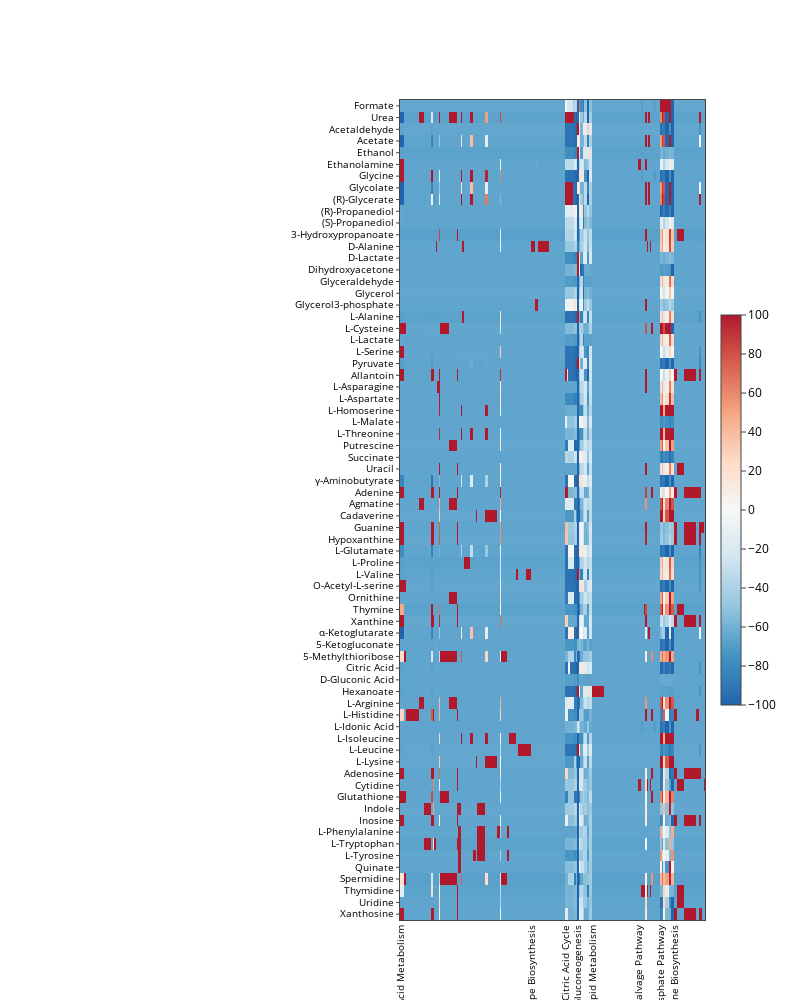

Write notebook code for a chart like this one.
### Code cell
layout = go.Layout(height=1000,
                   width=800,
                   margin=dict(l=400),
                   xaxis=dict(#title='Product',
                              #titlefont=dict(family='Arial', size=18, color='black'),
                              showline=True,
                              mirror=True,
                              ticks='outside',
                              ticklen=0,
                              nticks=1,
                              tickfont=dict(size=10, color='black'),
                              ticktext=subsystem_labels,
                              tickvals=expression_change_df.index,
                              tickangle=-90),
                   yaxis=dict(#title='Product',
                              #titlefont=dict(family='Arial', size=18, color='black'),
                              showline=True,
                              mirror=True,
                              ticks='outside',
                              ticklen=3,
                              tickfont=dict(size=9.5, color='black')
                   
)
                   
             )
fig = go.Figure(data=[go.Heatmap(z=expression_change_df[expression_change_df.columns[:-1]].values.transpose(),
                                y=expression_change_df.columns[:-1],
                                x=expression_change_df.index,
                                zmin=-100, zmax=100, colorscale=list(reversed(pycolors.diverging.RdBu[1:-1])),
                                colorbar=dict(thickness=20, len=0.5,ticks='outside',
                                              tickfont=dict(size=12,color='black'),
                                              nticks=20))],
                layout=layout)


plot(fig)

pio.write_image(fig, 'images/flux_change_heatmap_objA_2.svg')

### Figure 1 — Plotly figure (JSON) as saved in the notebook; plotly's stock layout.template omitted (floating-point values rounded to 4 significant figures; data arrays with more than 128 entries replaced by an {"elided": "..."} marker saying what was removed)
{"data": [{"colorbar": {"len": 0.5, "nticks": 20, "thickness": 20, "tickfont": {"color": "black", "size": 12}, "ticks": "outside"}, "colorscale": [[0, "rgb(33,102,172)"], [0.125, "rgb(67,147,195)"], [0.25, "rgb(146,197,222)"], [0.375, "rgb(209,229,240)"], [0.5, "rgb(247,247,247)"], [0.625, "rgb(253,219,199)"], [0.75, "rgb(244,165,130)"], [0.875, "rgb(214,96,77)"], [1, "rgb(178,24,43)"]], "type": "heatmap", "x": {"elided": "205 str values"}, "y": ["Xanthosine", "Uridine", "Thymidine", "Spermidine", "Quinate", "L-Tyrosine", "L-Tryptophan", "L-Phenylalanine", "Inosine", "Indole", "Glutathione", "Cytidine", "Adenosine", "L-Lysine", "L-Leucine", "L-Isoleucine", "L-Idonic Acid", "L-Histidine", "L-Arginine", "Hexanoate", "D-Gluconic Acid", "Citric Acid", "5-Methylthioribose", "5-Ketogluconate", "α-Ketoglutarate", "Xanthine", "Thymine", "Ornithine", "O-Acetyl-L-serine", "L-Valine", "L-Proline", "L-Glutamate", "Hypoxanthine", "Guanine", "Cadaverine", "Agmatine", "Adenine", "γ-Aminobutyrate", "Uracil", "Succinate", "Putrescine", "L-Threonine", "L-Malate", "L-Homoserine", "L-Aspartate", "L-Asparagine", "Allantoin", "Pyruvate", "L-Serine", "L-Lactate", "L-Cysteine", "L-Alanine", "Glycerol3-phosphate", "Glycerol", "Glyceraldehyde", "Dihydroxyacetone", "D-Lactate", "D-Alanine", "3-Hydroxypropanoate", "(S)-Propanediol", "(R)-Propanediol", "(R)-Glycerate", "Glycolate", "Glycine", "Ethanolamine", "Ethanol", "Acetate", "Acetaldehyde", "Urea", "Formate"], "z": {"elided": "70x205 float values"}, "zmax": 100, "zmin": -100}], "layout": {"height": 1000, "margin": {"l": 400}, "width": 800, "xaxis": {"mirror": true, "nticks": 1, "showline": true, "tickangle": -90, "tickfont": {"color": "black", "size": 10}, "ticklen": 0, "ticks": "outside", "ticktext": {"elided": "205 str values"}, "tickvals": {"elided": "205 str values"}}, "yaxis": {"mirror": true, "showline": true, "tickfont": {"color": "black", "size": 9.5}, "ticklen": 3, "ticks": "outside"}}}
